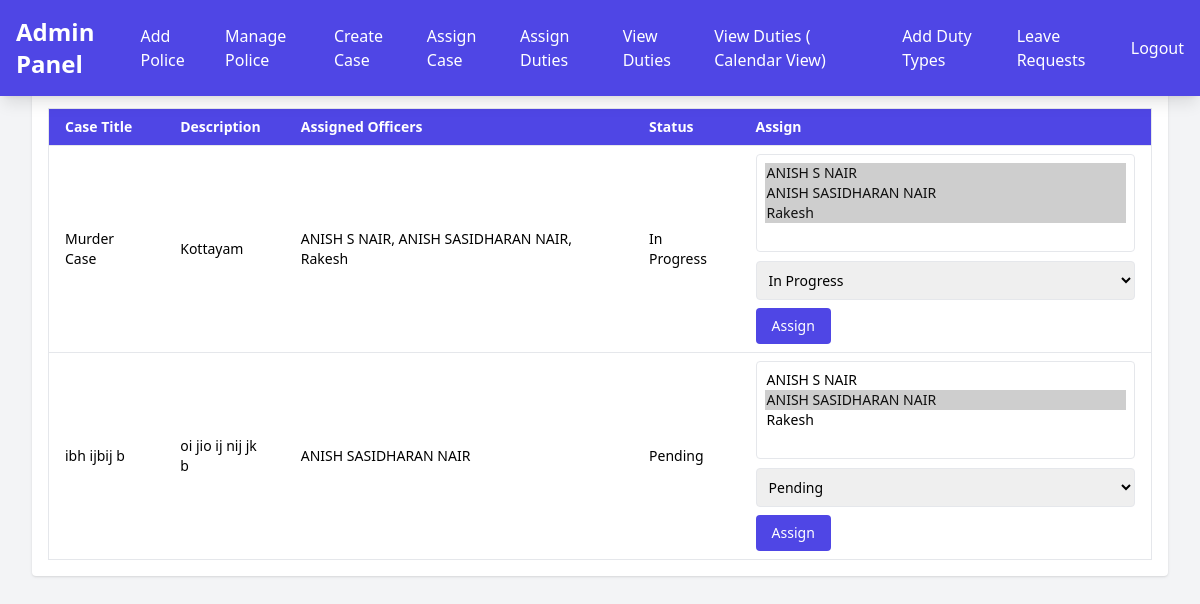
/admin/assign_case.php (signed in), run on the app's committed database.
### tables this page shows
CREATE TABLE `cases` (
  `id` int(11) NOT NULL,
  `case_title` varchar(255) NOT NULL,
  `case_description` text DEFAULT NULL,
  `assigned_to` int(11) DEFAULT NULL,
  `status` varchar(50) DEFAULT 'open',
  `created_at` timestamp NOT NULL DEFAULT current_timestamp()
);

### admin/assign_case.php (the view, shortened to what this page needs)
<?php
include '../db_connect.php';
$officers_result = $conn->query("SELECT id, name FROM police_officers");
$officers = [];
while ($row = $officers_result->fetch_assoc()) {
    $officers[] = $row;
}
$cases_result = $conn->query("SELECT id, case_title, case_description, status, created_at FROM cases");
?>
<!DOCTYPE html>
<html lang="en">
<head>
    <script src="https://cdn.tailwindcss.com"></script>
</head>
<body class="bg-gray-100 p-8">
    <?php include 'navbar.php'; ?>
    <div class="max-w-6xl mx-auto">
        <h1 class="text-3xl font-bold mb-6 text-center text-indigo-700">Assign Cases to Police Officers</h1>
        <div class="bg-white rounded shadow p-4 overflow-auto">
            <table class="w-full border text-sm">
                <thead class="bg-indigo-600 text-white">
                    <tr>
                        <th class="px-4 py-2 text-left">Case Title</th>
                        <th class="px-4 py-2 text-left">Description</th>
                        <th class="px-4 py-2 text-left">Assigned Officers</th>
                        <th class="px-4 py-2 text-left">Status</th>
                        <th class="px-4 py-2 text-left">Assign</th>
                    </tr>
                </thead>
                <tbody>
                    <?php while ($row = $cases_result->fetch_assoc()): ?>
                        <?php
                            $case_id = $row['id'];
                            $assigned_names = [];
                            $assigned_ids = [];
                            $res = $conn->query("SELECT o.id, o.name FROM case_officers co JOIN police_officers o ON co.officer_id = o.id WHERE co.case_id = $case_id");
                            while ($a = $res->fetch_assoc()) {
                                $assigned_names[] = $a['name'];
                                $assigned_ids[] = $a['id'];
                            }
                        ?>
                        <tr class="border-t">
                            <td class="px-4 py-2"><?= htmlspecialchars($row['case_title']) ?></td>
                            <td class="px-4 py-2"><?= htmlspecialchars($row['case_description']) ?></td>
                            <td class="px-4 py-2"><?= implode(", ", $assigned_names) ?></td>
                            <td class="px-4 py-2"><?= htmlspecialchars($row['status']) ?></td>
                            <td class="px-4 py-2">
                                <form action="assign_case.php" method="POST">
                                    <select name="assigned_to[]" multiple size="4" class="p-2 border rounded w-full">
                                        <?php foreach ($officers as $officer): ?>
                                            <option value="<?= $officer['id'] ?>" <?= in_array($officer['id'], $assigned_ids) ? 'selected' : '' ?>>
                                                <?= htmlspecialchars($officer['name']) ?>
                                            </option>
                                        <?php endforeach; ?>
                                    </select>
                                    <select name="status" class="p-2 border rounded mt-2 w-full">
                                        <option value="Pending" <?= $row['status'] === 'Pending' ? 'selected' : '' ?>>Pending</option>
                                        <option value="In Progress" <?= $row['status'] === 'In Progress' ? 'selected' : '' ?>>In Progress</option>
                                    </select>
                                    <button type="submit" class="mt-2 bg-indigo-600 text-white px-4 py-2 rounded">Assign</button>
                                </form>
                            </td>
                        </tr>
                    <?php endwhile; ?>
                </tbody>
            </table>
        </div>
    </div>
</body>
</html>

### data on the page
cases: case_title "Murder Case", case_description "Kottayam", assigned_names "ANISH S NAIR, ANISH SASIDHARAN NAIR, Rakesh", status "In Progress"
cases: case_title "ibh ijbij b", case_description "oi jio ij nij jk b", assigned_names "ANISH SASIDHARAN NAIR", status "Pending"

### other printed values
form field value "ANISH S NAIR ☑ / ANISH SASIDHARAN NAIR ☑ / Rakesh ☑"
form field value "ANISH S NAIR / ANISH SASIDHARAN NAIR ☑ / Rakesh"
